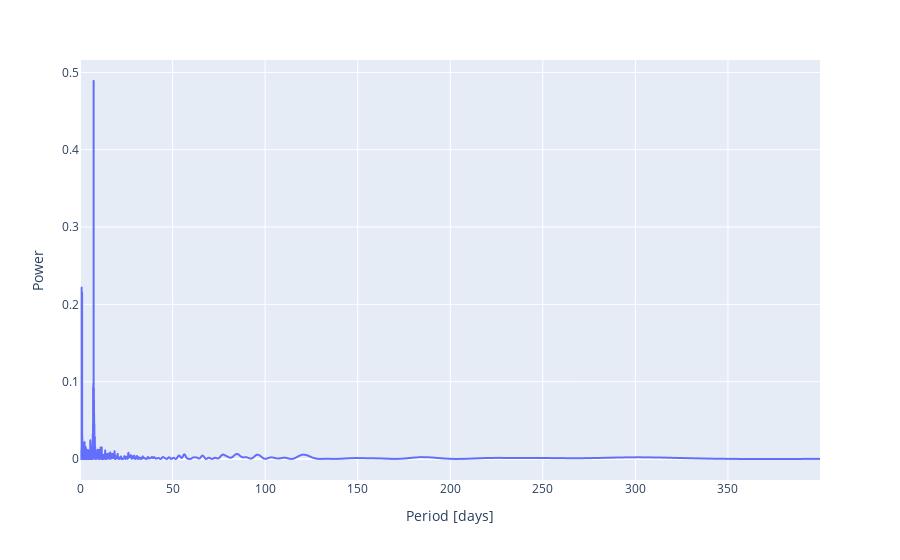

The code cell stored with this chart in its notebook:
### Markdown cell above
### Plot the periodogram and determine the best period

### Code cell
#generate and plot periodogram
#jd=Time(i_data.date,format='jd') #was using the astropy time units for the date
jd=mag_data.date
ls=LombScargle(jd,mag_data.filtered_mag)
frequency,power=ls.autopower()
fig2=px.line(x=1/frequency,y=power,labels={'x':'Period [days]','y':'Power'})
fig2.update_xaxes(range=[0, (max(jd)-min(jd))/4.]) #added max range for plot, change if a better range is more useful
iplot(fig2)
#best_period = 1/frequency[numpy.argmax(power[numpy.where(1./frequency < 1000.0)])]
best_period = 1/frequency[numpy.argmax(power)]
print('best period:',numpy.round(best_period,5),'days')

### Figure 1 — Plotly figure (JSON) as saved in the notebook; plotly's stock layout.template omitted (floating-point values rounded to 4 significant figures; data arrays with more than 128 entries replaced by an {"elided": "..."} marker saying what was removed)
{"data": [{"hovertemplate": "Period [days]=%{x}<br>Power=%{y}<extra></extra>", "legendgroup": "", "line": {"color": "#636efa", "dash": "solid"}, "mode": "lines", "name": "", "showlegend": false, "type": "scattergl", "x": {"elided": "10376 float values"}, "xaxis": "x", "y": {"elided": "10376 float values"}, "yaxis": "y"}], "layout": {"legend": {"tracegroupgap": 0}, "margin": {"t": 60}, "xaxis": {"anchor": "y", "domain": [0, 1], "range": [0, 399.7], "title": {"text": "Period [days]"}}, "yaxis": {"anchor": "x", "domain": [0, 1], "title": {"text": "Power"}}}}
